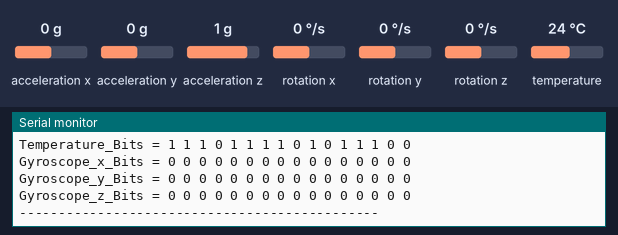
Simulated run of this sketch. Board: Arduino Uno, built with avr-gcc and run on an emulated ATmega328P. Parts: the last lines printed to the serial monitor. Wiring (inferred from the names in the program): MPU-6050 motion sensor at I2C address 0x68. The inputs (shaded band) are chosen by the test bench; at power-on: acceleration x 0 g, acceleration y 0 g, acceleration z 1 g, rotation x 0 °/s, rotation y 0 °/s, rotation z 0 °/s, temperature 24 °C.

Above: at 1.2 s.
1.3 s: acceleration x set to -1.4 g
At 2.3 s:
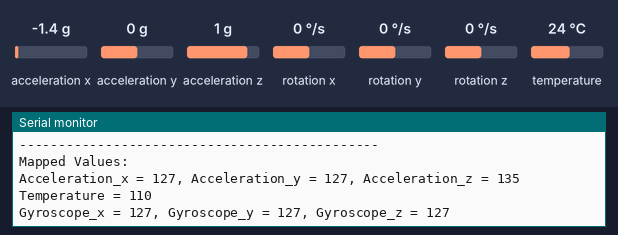
2.8 s: acceleration y set to -1.4 g
At 4.2 s:
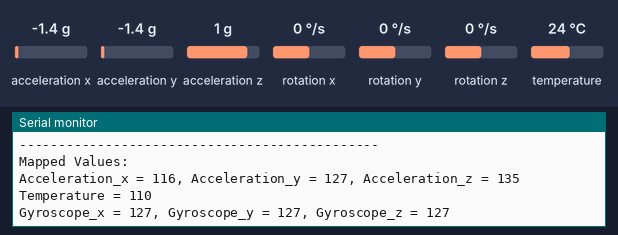
4.3 s: acceleration z set to -1.4 g
At 7.52 s:
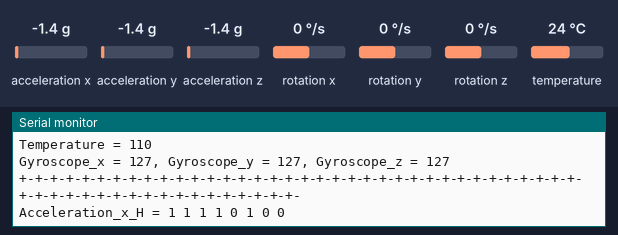
11.1 s: rotation x set to -192 °/s
At 11.6 s:
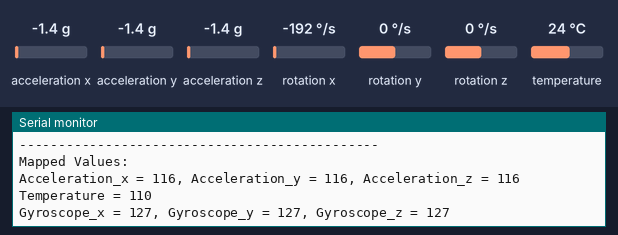
17.9 s: rotation y set to -192 °/s
At 19.2 s:
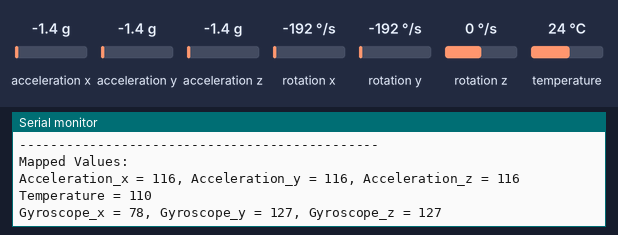
Timing chart, 0 to 20.9 s (numbered marks = the images above; inputs shaded):
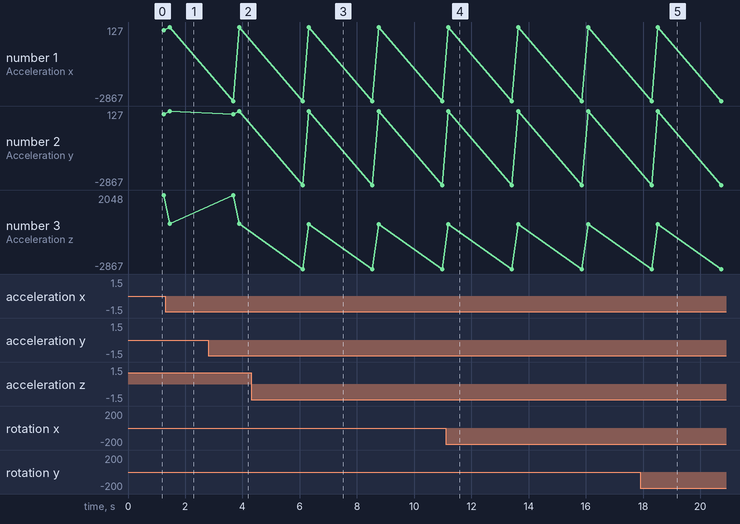

The sketch:

MPU6050.ino
```cpp
// The following information is based on the MPU6050 datasheet, and the MPU6050 register map

#include <Wire.h>

// First: Begin by defining the address of the MPU6050 slave, its default value is 0x68, but it could also be 0x69 depending on how
// you are connecting the AD0 pin. When connecting the AD0 to VCC, the sensor's address will become 0b0110 1001
// Second: Start Communication between Arduino and MPU6050 as shown below in the initialization block
// Third: Defining the operating range of accelerometer
// Fourth: Defining the operating range of gyroscope
// Fifth: Constructing and Printing values
#define I2C_Address_Of_MPU6050 0x68
#define MPU6050_PWR_MGMT_1_Register 0x6B
#define ACCEL_CONFIG 0x1C
#define GYRO_CONFIG 0x1B
#define ACCEL_XOUT_H 0x3B
#define ACCEL_XOUT_L 0x3C
#define ACCEL_YOUT_H 0x3D
#define ACCEL_YOUT_L 0x3E
#define ACCEL_ZOUT_H 0x3F
#define ACCEL_ZOUT_L 0x40
#define TEMP_OUT_H 0x41
#define TEMP_OUT_L 0x42
#define GYRO_XOUT_H 0x43
#define GYRO_XOUT_L 0x44
#define GYRO_YOUT_H 0x45
#define GYRO_YOUT_L 0x46
#define GYRO_ZOUT_H 0x47
#define GYRO_ZOUT_L 0x48

void setup() {
  // Initializing the serial communication baud rate for debugging purposes
  Serial.begin(9600);
  Serial.println("\nEstablishing connection with MPU6050");
  ///////////////////////////////// The following communication is done according to the standards of I2C protocol //////////////////////////////////
  ///////////////// Initialization /////////////////
  Wire.begin();                                    // Beginning the I2C Communication using Wire Library
  Wire.beginTransmission(I2C_Address_Of_MPU6050);  // Communication with a slave of address 0x68, then waits for ACK or NACK
  Wire.write(MPU6050_PWR_MGMT_1_Register);         // Writing to the main power register 0x6B of MPU6050 to wake it up.
  // Note: the PWR_MGMT_2 is not used as we not going to modify any of the power settings of internal components.
  // Writing 0x00 to the PWR_MGMT_1 register selects the internal oscillator of MPU6050 to be used for synchronization.
  // Waiting for ACK or NACK to be sent before writing the following segment, this is to ensure that the PWR register is
  // ready to receive data.
  Wire.write(0x00);  // Writes the data (0x00) to the register, and then waits for ACK or NACK.
  // Finally, ending the first transmission that intializes the sensor.
  Wire.endTransmission(true);

  ///////////////////////////////// Defining the range of accelerometer /////////////////////////////////
  Wire.beginTransmission(I2C_Address_Of_MPU6050);  // Same as before
  Wire.write(ACCEL_CONFIG);                        // Writing to Accelerometer Settings Register
  // Choosing the suitable range for your application:
  // ||||||||||||||||||||||||||||||||
  // |||AFS_SEL|||Full Scale Range|||
  // |||   0   |||     +/- 2g     |||
  // |||   1   |||     +/- 4g     |||
  // |||   2   |||     +/- 8g     |||
  // |||   3   |||     +/- 16g    |||
  // ||||||||||||||||||||||||||||||||
  // The first and last 3 bits are all zeros, while the AFS_SEL bits in the middle are dedicated to operating range selection.
  // I will choose the +/-16g range as an example! So, AFS_SEL bits are 11
  // Then, we will write: 000 11 000 = (00011000)
  Wire.write(0b00011000);  // Here we write the required range, and we will read it later on to check if it has been changed or not.
  // Remember: in I2C after each segment transmission or reception there should be an ACK or NACK from the other side.
  Wire.endTransmission(true);  // Terminating the accelerometer range selection.
  ///////////////// Checking Range /////////////////
  Wire.beginTransmission(I2C_Address_Of_MPU6050);  // Same as before
  Wire.write(ACCEL_CONFIG);                        // Same as before, but this time we will NOT write to the ACCEL_CONFIG register,
  // but we will request data from it.
  Wire.endTransmission(true);
  // Requesting data from the register. Note, the ACCEL_CONFIG contains 8 bits, and it should return 0b00011000, this is equivalent to 1 byte.
  Wire.requestFrom(I2C_Address_Of_MPU6050, 1);  // We will request 1 byte of data, as ACCEL_CONFIG contains only 1 byte.
  if (Wire.available()) {
    int accel_config = Wire.read();
    int i = 0;
    // Applying bitwise masking as follows:
    // Assume that the received data is 0b00011000
    // 1) Right shift 0b10000000 by (0), apply bitwise AND with the received byte: 0b00011000 & 0b10000000 => 0b00000000
    // 2) Right shift 0b10000000 by (1), apply bitwise AND with the received byte: 0b00011000 & 0b01000000 => 0b00000000
    // 3) Right shift 0b10000000 by (1), apply bitwise AND with the received byte: 0b00011000 & 0b00100000 => 0b00000000
    // 4) Right shift 0b10000000 by (3), apply bitwise AND with the received byte: 0b00011000 & 0b00010000 => 0b00010000
    // 5) Right shift 0b10000000 by (4), apply bitwise AND with the received byte: 0b00011000 & 0b00001000 => 0b00001000
    // 6) Right shift 0b10000000 by (5), apply bitwise AND with the received byte: 0b00011000 & 0b00000100 => 0b00000000
    // 7) Right shift 0b10000000 by (6), apply bitwise AND with the received byte: 0b00011000 & 0b00000010 => 0b00000000
    // 8) Right shift 0b10000000 by (7), apply bitwise AND with the received byte: 0b00011000 & 0b00000001 => 0b00000000
    // The printed result will be: 0 0 0 1 1 0 0 0
    Serial.print("accel_config = ");
    while (i < 8) Serial.print(String((accel_config & (0b10000000 >> i)) == (0b10000000 >> i++)) + " ");
    Serial.println("");
  }

  ///////////////////////////////// Defining the range of gyroscope /////////////////////////////////
  Wire.beginTransmission(I2C_Address_Of_MPU6050);  // Same as before
  Wire.write(GYRO_CONFIG);                         // Writing to Gyroscope Settings Register
  // Choosing the suitable range for your application:
  // ||||||||||||||||||||||||||||||||
  // ||| FS_SEL|||Full Scale Range|||
  // |||   0   |||   +/- 250 °/s  |||
  // |||   1   |||   +/- 500 °/s  |||
  // |||   2   |||   +/- 1000 °/s |||
  // |||   3   |||   +/- 2000 °/s |||
  // ||||||||||||||||||||||||||||||||
  // The first and last 3 bits are all zeros, while the FS_SEL bits in the middle are dedicated to operating range selection.
  // I will choose the +/- 500 °/s range as an example! So, FS_SEL bits are 01
  // Then, we will write: 000 01 000 = 0b00001000
  Wire.write(0b00001000);  // Here we write the required range, and we will read it later on to check if it has been changed or not.
  // Remember: in I2C after each segment transmission or reception there should be an ACK or NACK from the other side.
  Wire.endTransmission(true);  // Terminating the gyroscope range selection.
  ///////////////// Checking Range /////////////////
  Wire.beginTransmission(I2C_Address_Of_MPU6050);  // Same as before
  Wire.write(GYRO_CONFIG);                         // Same as before, but this time we will NOT write to the GYRO_CONFIG register,
  // but we will request data from it.
  Wire.endTransmission(true);
  // Requesting data from the register. Note, the GYRO_CONFIG contains 8 bits, and it should return 0b00001000, this is equivalent to 1 byte.
  Wire.requestFrom(I2C_Address_Of_MPU6050, 1);  // We will request 1 byte of data, as GYRO_CONFIG contains only 1 byte.
  if (Wire.available()) {
    int gyro_config = Wire.read();
    int i = 0;
    // Applying bitwise masking as follows:
    // Assume that the received data is 0b00001000
    // 1) Right shift 0b10000000 by (0), apply bitwise AND with the received byte: 0b00001000 & 0b10000000 => 0b00000000
    // 2) Right shift 0b10000000 by (1), apply bitwise AND with the received byte: 0b00001000 & 0b01000000 => 0b00000000
    // 3) Right shift 0b10000000 by (1), apply bitwise AND with the received byte: 0b00001000 & 0b00100000 => 0b00000000
    // 4) Right shift 0b10000000 by (3), apply bitwise AND with the received byte: 0b00001000 & 0b00010000 => 0b00000000
    // 5) Right shift 0b10000000 by (4), apply bitwise AND with the received byte: 0b00001000 & 0b00001000 => 0b00001000
    // 6) Right shift 0b10000000 by (5), apply bitwise AND with the received byte: 0b00001000 & 0b00000100 => 0b00000000
    // 7) Right shift 0b10000000 by (6), apply bitwise AND with the received byte: 0b00001000 & 0b00000010 => 0b00000000
    // 8) Right shift 0b10000000 by (7), apply bitwise AND with the received byte: 0b00001000 & 0b00000001 => 0b00000000
    // The printed result will be: 0 0 0 0 1 0 0 0
    Serial.print("gyro_config = ");
    while (i < 8) Serial.print(String((gyro_config & (0b10000000 >> i)) == (0b10000000 >> i++)) + " ");
    Serial.println("");
  }
  // To avoid code repetition, a reading function `Read_Bytes_From_Register` has been created
}

uint8_t Read_Byte_From_Register(int SLAVE_ADDR, int REGISTER_ADDR, String text) {
  // This function reads and prints the byte saved in the given register
  Wire.beginTransmission(SLAVE_ADDR);
  Wire.write(REGISTER_ADDR);
  Wire.endTransmission(true);
  uint8_t byte = 0;
  Wire.requestFrom(SLAVE_ADDR, 1);
  if (Wire.available()) {
    byte = Wire.read();
    // Applying bitwise masking as follows:
    // Assume that the received data is 0b00001000
    // 1) Right shift 0b10000000 by (0), apply bitwise AND with the received byte: 0b00001000 & 0b10000000 => 0b00000000
    // 2) Right shift 0b10000000 by (1), apply bitwise AND with the received byte: 0b00001000 & 0b01000000 => 0b00000000
    // 3) Right shift 0b10000000 by (1), apply bitwise AND with the received byte: 0b00001000 & 0b00100000 => 0b00000000
    // 4) Right shift 0b10000000 by (3), apply bitwise AND with the received byte: 0b00001000 & 0b00010000 => 0b00000000
    // 5) Right shift 0b10000000 by (4), apply bitwise AND with the received byte: 0b00001000 & 0b00001000 => 0b00001000
    // 6) Right shift 0b10000000 by (5), apply bitwise AND with the received byte: 0b00001000 & 0b00000100 => 0b00000000
    // 7) Right shift 0b10000000 by (6), apply bitwise AND with the received byte: 0b00001000 & 0b00000010 => 0b00000000
    // 8) Right shift 0b10000000 by (7), apply bitwise AND with the received byte: 0b00001000 & 0b00000001 => 0b00000000
    // The printed result will be: 0 0 0 0 1 0 0 0
    Print_Bytes(1, text, byte);
  }
  return byte;
}
void Print_Bytes(int NumberOfBytes, String text, int bytes) {
  int i = 0;
  Serial.print(text + " = ");
  uint16_t mask = 0b10000000 << 8 * (NumberOfBytes - 1);
  while (i < 8 * NumberOfBytes) { Serial.print(String((bytes & (mask >> i)) == (mask >> i++)) + " "); }
  Serial.println("");
}
void loop() {
  Serial.println("+-+-+-+-+-+-+-+-+-+-+-+-+-+-+-+-+-+-+-+-+-+-+-+-+-+-+-+-+-+-+-+-+-+-+-+-+-+-+-+-+-+-+-+-+-+-+-+-+-+-+-+-+-+-");
  ///////////////////////////////// Constructing and Printing values /////////////////////////////////
  // Printing Acceleration Data
  uint8_t A_X_H = Read_Byte_From_Register(I2C_Address_Of_MPU6050, ACCEL_XOUT_H, "Acceleration_x_H");
  uint8_t A_X_L = Read_Byte_From_Register(I2C_Address_Of_MPU6050, ACCEL_XOUT_L, "Acceleration_x_L");
  uint8_t A_Y_H = Read_Byte_From_Register(I2C_Address_Of_MPU6050, ACCEL_YOUT_H, "Acceleration_y_H");
  uint8_t A_Y_L = Read_Byte_From_Register(I2C_Address_Of_MPU6050, ACCEL_YOUT_L, "Acceleration_y_L");
  uint8_t A_Z_H = Read_Byte_From_Register(I2C_Address_Of_MPU6050, ACCEL_ZOUT_H, "Acceleration_z_H");
  uint8_t A_Z_L = Read_Byte_From_Register(I2C_Address_Of_MPU6050, ACCEL_ZOUT_L, "Acceleration_z_L");
  // Printing Temperature Data
  uint8_t T_H = Read_Byte_From_Register(I2C_Address_Of_MPU6050, TEMP_OUT_H, "Temp_H");
  uint8_t T_L = Read_Byte_From_Register(I2C_Address_Of_MPU6050, TEMP_OUT_L, "Temp_L");
  // Printing Gyroscope Data
  uint8_t G_X_H = Read_Byte_From_Register(I2C_Address_Of_MPU6050, GYRO_XOUT_H, "Gyroscope_x_H");
  uint8_t G_X_L = Read_Byte_From_Register(I2C_Address_Of_MPU6050, GYRO_XOUT_L, "Gyroscope_x_L");
  uint8_t G_Y_H = Read_Byte_From_Register(I2C_Address_Of_MPU6050, GYRO_YOUT_H, "Gyroscope_y_H");
  uint8_t G_Y_L = Read_Byte_From_Register(I2C_Address_Of_MPU6050, GYRO_YOUT_L, "Gyroscope_y_L");
  uint8_t G_Z_H = Read_Byte_From_Register(I2C_Address_Of_MPU6050, GYRO_ZOUT_H, "Gyroscope_z_H");
  uint8_t G_Z_L = Read_Byte_From_Register(I2C_Address_Of_MPU6050, GYRO_ZOUT_L, "Gyroscope_z_L");

  // Constructing Data From Bytes:
  // /\/\/\/\/\/\/\/\/ Example: /\/\/\/\/\/\/\/\/
  // Before consturcting the acceleration in x-asis direction, you should know the following:
  // Acceleration in the x-axis is represented by 2 bytes, with each byte stored in a separate register.
  // The first byte stores the 8 most significant bits (MSBs), while the second byte stores the 8 least significant bits (LSBs).
  // The first bytes is stored in ACCEL_XOUT_H, and the other byte is stored in ACCEL_XOUT_L.
  // Let the first byte be: 1111 1110, and the other byte be: 0100 0001
  // Note: these 16 bits represent a 16 signed integer. This is to ensure that the data is more accurate, and also ranges from -2^15 to 2^15 - 1.
  // In order to construct the 16 bits:
  // 1) Take the first byte (1111 1110) and left shift it by 8 bits: 1111 1110 0000 0000
  // 2) To obtain the complete value, we need to combine the two bytes.
  // We perform a bitwise OR operation between the previous output (1111 1110 0000 0000) and the second byte (0100 0001)
  // 3) The obtained value is: 1111 1110 0100 0001, which is equivalent to -447 in decimal

  // This also applies for the rest.
  int16_t A_X = (int16_t)((uint16_t)A_X_H << 8 | A_X_L);
  int16_t A_Y = (int16_t)((uint16_t)A_Y_H << 8 | A_Y_L);
  int16_t A_Z = (int16_t)((uint16_t)A_Z_H << 8 | A_Z_L);

  int16_t T = (int16_t)((uint16_t)T_H << 8 | T_L);

  int16_t G_X = (int16_t)((uint16_t)G_X_H << 8 | G_X_L);
  int16_t G_Y = (int16_t)((uint16_t)G_Y_H << 8 | G_Y_L);
  int16_t G_Z = (int16_t)((uint16_t)G_Z_H << 8 | G_Z_L);
  Serial.println("----------------------------------------------");
  Print_Bytes(2, "Acceleration_x_Bits", A_X);
  Print_Bytes(2, "Acceleration_y_Bits", A_Y);
  Print_Bytes(2, "Acceleration_z_Bits", A_Z);
  Print_Bytes(2, "Temperature_Bits", T);
  Print_Bytes(2, "Gyroscope_x_Bits", G_X);
  Print_Bytes(2, "Gyroscope_y_Bits", G_Y);
  Print_Bytes(2, "Gyroscope_z_Bits", G_Z);
  Serial.println("----------------------------------------------");
  Serial.println("Raw Values (Before Mapping):");
  Serial.println("Acceleration_x = " + String(A_X) + ", Acceleration_y = " + String(A_Y) + ", Acceleration_z = " + String(A_Z));
  Serial.println("Temperature = " + String(T));
  Serial.println("Gyroscope_x = " + String(G_X) + ", Gyroscope_y = " + String(G_Y) + ", Gyroscope_z = " + String(G_Z));
  Serial.println("----------------------------------------------");
  // We can map the obtained values (from -2^15 to 2^15 - 1) to the range of (0 to 255).
  // Note that it is not mandatory to perform this mapping; you can choose to use the raw values without mapping,
  // or you can opt for the mapped values. Whichever range you decide to use, it's important to maintain consistency
  // throughout the entire project to ensure data consistency.
  // However, it's worth noting that reducing the data to 8 bits instead of 16 bits can result in a decrease in data accuracy in a significant way.
  uint8_t Ax = map(A_X, -32768L, 32767L, 0L, 255L);
  uint8_t Ay = map(A_Y, -32768L, 32767L, 0L, 255L);
  uint8_t Az = map(A_Z, -32768L, 32767L, 0L, 255L);
  uint8_t t  = map(T,   -32768L, 32767L, 0L, 255L);
  uint8_t Gx = map(G_X, -32768L, 32767L, 0L, 255L);
  uint8_t Gy = map(G_Y, -32768L, 32767L, 0L, 255L);
  uint8_t Gz = map(G_Z, -32768L, 32767L, 0L, 255L);
  Serial.println("Mapped Values:");
  Serial.println("Acceleration_x = " + String(Ax) + ", Acceleration_y = " + String(Ay) + ", Acceleration_z = " + String(Az));
  Serial.println("Temperature = " + String(t));
  Serial.println("Gyroscope_x = " + String(Gx) + ", Gyroscope_y = " + String(Gy) + ", Gyroscope_z = " + String(Gz));
  delay(1000);
}
// Finally, this is a demonstration of how to communicate with the MPU6050 sensor, perform read and write operations on different registers,
// and make modifications as needed.
// It is REALLY worth noting that this implementation is intended ONLY for DEMONSTRATION purposes and is NOT practical in real-world scenarios,
// including the project at hand (Self-Balanced Robot). Instead of reading byte by byte from individual registers, it is more efficient to
// read 14 bytes from the ACCEL_XOUT_H register of the MPU6050 sensor at once. This approach reduces communication latency, and ensures data
// consistency across samples, which is the MOST IMPORTANT concern.

// Done by: Mario Y.     Date: 14-May-23
```

Measured:
- after the input at 4.3 s, the serial monitor: prints a new line after 0.93 s (image 3)
